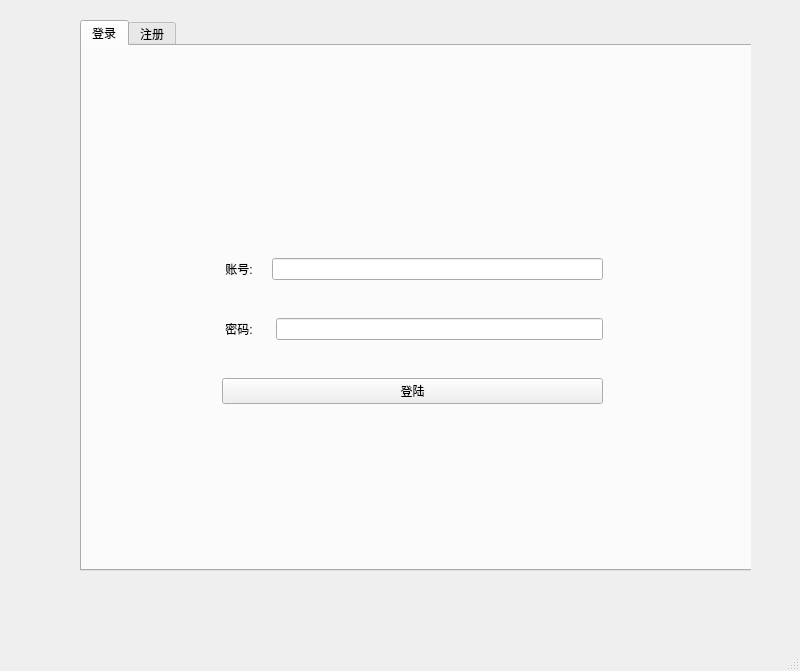
<?xml version="1.0" encoding="UTF-8"?>
<ui version="4.0">
 <class>MainWindow</class>
 <widget class="QMainWindow" name="MainWindow">
  <property name="geometry">
   <rect>
    <x>0</x>
    <y>0</y>
    <width>800</width>
    <height>671</height>
   </rect>
  </property>
  <property name="windowTitle">
   <string>MainWindow</string>
  </property>
  <widget class="QWidget" name="centralwidget">
   <widget class="QWidget" name="tabWidget" native="true">
    <property name="geometry">
     <rect>
      <x>0</x>
      <y>20</y>
      <width>751</width>
      <height>571</height>
     </rect>
    </property>
    <widget class="QTabWidget" name="u8">
     <property name="geometry">
      <rect>
       <x>80</x>
       <y>0</y>
       <width>741</width>
       <height>551</height>
      </rect>
     </property>
     <property name="styleSheet">
      <string notr="true"/>
     </property>
     <property name="currentIndex">
      <number>0</number>
     </property>
     <widget class="QWidget" name="Login">
      <attribute name="title">
       <string>登录</string>
      </attribute>
      <widget class="QWidget" name="verticalLayoutWidget">
       <property name="geometry">
        <rect>
         <x>140</x>
         <y>180</y>
         <width>381</width>
         <height>211</height>
        </rect>
       </property>
       <layout class="QVBoxLayout" name="LoginLayout">
        <item>
         <layout class="QGridLayout" name="gridLayout">
          <item row="1" column="0">
           <layout class="QHBoxLayout" name="horizontalLayout">
            <item>
             <widget class="QLabel" name="label">
              <property name="text">
               <string> 账号:    </string>
              </property>
             </widget>
            </item>
            <item>
             <widget class="QLineEdit" name="lineEdit"/>
            </item>
           </layout>
          </item>
         </layout>
        </item>
        <item>
         <layout class="QHBoxLayout" name="horizontalLayout_2">
          <item>
           <widget class="QLabel" name="label_2">
            <property name="text">
             <string> 密码:     </string>
            </property>
           </widget>
          </item>
          <item>
           <widget class="QLineEdit" name="lineEdit_2"/>
          </item>
         </layout>
        </item>
        <item>
         <widget class="QPushButton" name="adminPushButton">
          <property name="text">
           <string>登陆</string>
          </property>
         </widget>
        </item>
       </layout>
      </widget>
     </widget>
     <widget class="QWidget" name="SignUp">
      <attribute name="title">
       <string>注册</string>
      </attribute>
      <widget class="QWidget" name="verticalLayoutWidget_2">
       <property name="geometry">
        <rect>
         <x>150</x>
         <y>180</y>
         <width>381</width>
         <height>211</height>
        </rect>
       </property>
       <layout class="QVBoxLayout" name="LoginLayout_2">
        <item>
         <layout class="QGridLayout" name="gridLayout_2">
          <item row="1" column="0">
           <layout class="QHBoxLayout" name="horizontalLayout_3">
            <item>
             <widget class="QLabel" name="label_3">
              <property name="text">
               <string> 账号:    </string>
              </property>
             </widget>
            </item>
            <item>
             <widget class="QLineEdit" name="accountNumber"/>
            </item>
           </layout>
          </item>
         </layout>
        </item>
        <item>
         <layout class="QHBoxLayout" name="horizontalLayout_4">
          <item>
           <widget class="QLabel" name="label_4">
            <property name="text">
             <string> 密码:     </string>
            </property>
           </widget>
          </item>
          <item>
           <widget class="QLineEdit" name="accountPassword"/>
          </item>
         </layout>
        </item>
        <item>
         <widget class="QPushButton" name="SignUp_2">
          <property name="text">
           <string>注册</string>
          </property>
         </widget>
        </item>
       </layout>
      </widget>
     </widget>
    </widget>
   </widget>
  </widget>
  <widget class="QMenuBar" name="menubar">
   <property name="geometry">
    <rect>
     <x>0</x>
     <y>0</y>
     <width>800</width>
     <height>22</height>
    </rect>
   </property>
  </widget>
  <widget class="QStatusBar" name="statusbar"/>
 </widget>
 <resources/>
 <connections/>
</ui>
